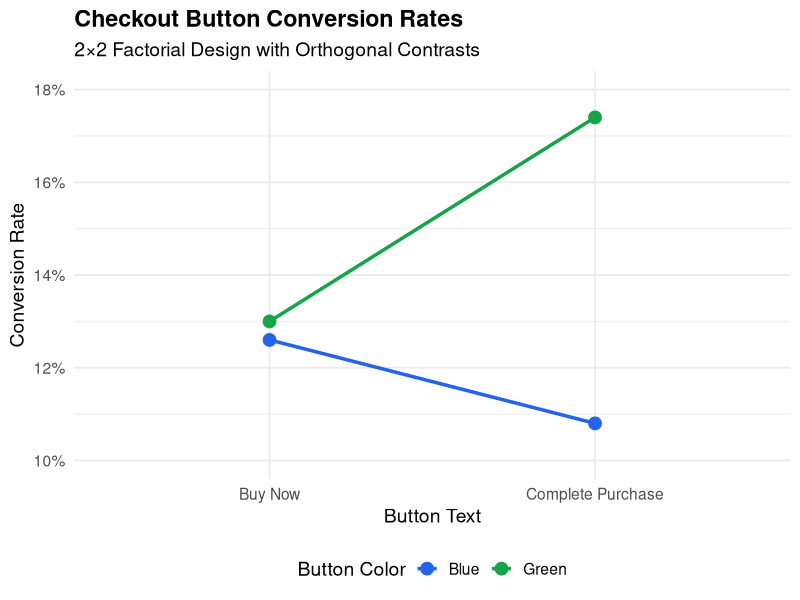

This chart was generated by the following R code:
## ---- chunk 1
#| message: false
#| warning: false
library(tidyverse)

set.seed(42)

# Simulate conversion data: 1000 users per group
n_per_group <- 1000

# Control: "Buy Now" blue button (baseline 12% conversion)
# Treatment: "Complete Purchase" green button (14% conversion)
control <- rbinom(n_per_group, 1, 0.12)
treatment <- rbinom(n_per_group, 1, 0.14)

# Traditional t-test
t.test(treatment, control)
## ---- chunk 2
set.seed(123)

n_per_condition <- 500

# Define true effects (in probability scale)
base_rate <- 0.12
text_effect <- 0.02      # "Complete Purchase" adds 2 percentage points
color_effect <- 0.015    # Green adds 1.5 percentage points
interaction_effect <- 0.01  # Extra boost when both changes are present

# Generate data for each condition
data <- tibble(
  condition = rep(c("A", "B", "C", "D"), each = n_per_condition),
  text = rep(c("Buy Now", "Buy Now", "Complete Purchase", "Complete Purchase"),
             each = n_per_condition),
  color = rep(c("Blue", "Green", "Blue", "Green"), each = n_per_condition)
) |>
  mutate(
    # Calculate true conversion probability for each condition
    true_prob = case_when(
      condition == "A" ~ base_rate,
      condition == "B" ~ base_rate + color_effect,
      condition == "C" ~ base_rate + text_effect,
      condition == "D" ~ base_rate + text_effect + color_effect + interaction_effect
    ),
    converted = rbinom(n(), 1, true_prob)
  )

# View the observed conversion rates
data |>
  group_by(condition, text, color) |>
  summarise(
    n = n(),
    conversions = sum(converted),
    rate = mean(converted),
    .groups = "drop"
  ) |>
  knitr::kable(digits = 3, caption = "Observed Conversion Rates by Condition")
## ---- chunk 3
# Set up factors with proper coding
data <- data |>
  mutate(
    text_code = ifelse(text == "Complete Purchase", 1, -1),
    color_code = ifelse(color == "Green", 1, -1),
    interaction_code = text_code * color_code
  )

# Fit the model
model <- lm(converted ~ text_code + color_code + interaction_code, data = data)

summary(model)
## ---- chunk 4
# Extract coefficients and compute confidence intervals
coef_summary <- broom::tidy(model, conf.int = TRUE) |>
  filter(term != "(Intercept)") |>
  mutate(
    term = case_when(
      term == "text_code" ~ "Text Effect",
      term == "color_code" ~ "Color Effect",
      term == "interaction_code" ~ "Interaction"
    ),
    # Convert to percentage points (estimates are on 0-1 scale,
    # and coded -1/+1 so multiply by 2 for full effect)
    effect_pct = estimate * 2 * 100,
    ci_low_pct = conf.low * 2 * 100,
    ci_high_pct = conf.high * 2 * 100
  ) |>
  select(Contrast = term, `Effect (pct pts)` = effect_pct,
         `95% CI Low` = ci_low_pct, `95% CI High` = ci_high_pct,
         `p-value` = p.value)

knitr::kable(coef_summary, digits = 3,
             caption = "Orthogonal Contrast Results")
## ---- chunk 5
#| fig-width: 8
#| fig-height: 5
# Interaction plot
data |>
  group_by(text, color) |>
  summarise(rate = mean(converted), .groups = "drop") |>
  ggplot(aes(x = text, y = rate, color = color, group = color)) +
  geom_point(size = 4) +
  geom_line(linewidth = 1.2) +
  scale_y_continuous(labels = scales::percent_format(),
                     limits = c(0.10, 0.18)) +
  scale_color_manual(values = c("Blue" = "#2563eb", "Green" = "#16a34a")) +
  labs(
    title = "Checkout Button Conversion Rates",
    subtitle = "2×2 Factorial Design with Orthogonal Contrasts",
    x = "Button Text",
    y = "Conversion Rate",
    color = "Button Color"
  ) +
  theme_minimal(base_size = 14) +
  theme(
    plot.title = element_text(face = "bold"),
    legend.position = "bottom"
  )
## ---- chunk 6
#| cache: true
# Power simulation: compare traditional sequential tests vs orthogonal contrasts

simulate_experiment <- function(n_per_condition, true_text_effect = 0.02) {
  base_rate <- 0.12
  color_effect <- 0.015
  interaction_effect <- 0.005

  data <- tibble(
    condition = rep(c("A", "B", "C", "D"), each = n_per_condition),
    text = rep(c("Buy Now", "Buy Now", "Complete Purchase", "Complete Purchase"),
               each = n_per_condition),
    color = rep(c("Blue", "Green", "Blue", "Green"), each = n_per_condition)
  ) |>
    mutate(
      true_prob = case_when(
        condition == "A" ~ base_rate,
        condition == "B" ~ base_rate + color_effect,
        condition == "C" ~ base_rate + true_text_effect,
        condition == "D" ~ base_rate + true_text_effect + color_effect + interaction_effect
      ),
      converted = rbinom(n(), 1, true_prob),
      text_code = ifelse(text == "Complete Purchase", 1, -1),
      color_code = ifelse(color == "Green", 1, -1)
    )

  # Orthogonal contrast approach
  model <- lm(converted ~ text_code + color_code + text_code:color_code, data = data)
  orthogonal_p <- summary(model)$coefficients["text_code", "Pr(>|t|)"]

  # Traditional approach: just compare A vs C (same color, different text)
  traditional_p <- t.test(
    data$converted[data$condition == "C"],
    data$converted[data$condition == "A"]
  )$p.value

  c(orthogonal = orthogonal_p < 0.05, traditional = traditional_p < 0.05)
}

# Run simulation
set.seed(456)
n_sims <- 1000
results <- replicate(n_sims, simulate_experiment(n_per_condition = 300))

power_comparison <- tibble(
  Method = c("Orthogonal Contrasts", "Traditional A/B Test"),
  Power = c(mean(results["orthogonal", ]), mean(results["traditional", ])),
  `Sample Size` = c("300 × 4 = 1200 total", "300 × 2 = 600 total")
)

knitr::kable(power_comparison, digits = 3,
             caption = "Statistical Power Comparison (detecting 2 pct pt text effect)")
## ---- chunk 7
# Quick reference: setting up contrasts in R
# For a 2x2 design, you can use contr.sum for automatic effect coding

data_factored <- data |>
  mutate(
    text_factor = factor(text),
    color_factor = factor(color)
  )

# Set contrasts to sum-to-zero (effect coding)
contrasts(data_factored$text_factor) <- contr.sum(2)
contrasts(data_factored$color_factor) <- contr.sum(2)

# This model is equivalent to our manual coding
model_auto <- lm(converted ~ text_factor * color_factor, data = data_factored)
summary(model_auto)
